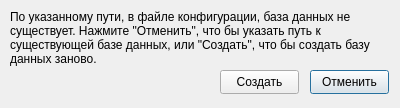
<?xml version="1.0" encoding="UTF-8"?>
<ui version="4.0">
 <class>Dialog</class>
 <widget class="QDialog" name="Dialog">
  <property name="geometry">
   <rect>
    <x>0</x>
    <y>0</y>
    <width>400</width>
    <height>108</height>
   </rect>
  </property>
  <property name="windowTitle">
   <string>База данных</string>
  </property>
  <widget class="QLabel" name="label">
   <property name="geometry">
    <rect>
     <x>10</x>
     <y>10</y>
     <width>381</width>
     <height>71</height>
    </rect>
   </property>
   <property name="text">
    <string>&lt;html&gt;&lt;head/&gt;&lt;body&gt;&lt;p&gt;По указанному пути, в файле конфигурации, база данных не существует. Нажмите &amp;quot;Отменить&amp;quot;, что бы указать путь к существующей базе данных, или &amp;quot;Создать&amp;quot;, что бы создать базу данных заново.&lt;/p&gt;&lt;/body&gt;&lt;/html&gt;</string>
   </property>
   <property name="alignment">
    <set>Qt::AlignLeading|Qt::AlignLeft|Qt::AlignTop</set>
   </property>
   <property name="wordWrap">
    <bool>true</bool>
   </property>
  </widget>
  <widget class="QPushButton" name="Ok">
   <property name="geometry">
    <rect>
     <x>310</x>
     <y>70</y>
     <width>79</width>
     <height>24</height>
    </rect>
   </property>
   <property name="text">
    <string>Отменить</string>
   </property>
  </widget>
  <widget class="QPushButton" name="Cancel">
   <property name="geometry">
    <rect>
     <x>220</x>
     <y>70</y>
     <width>79</width>
     <height>24</height>
    </rect>
   </property>
   <property name="text">
    <string>Создать</string>
   </property>
  </widget>
 </widget>
 <resources/>
 <connections/>
</ui>
